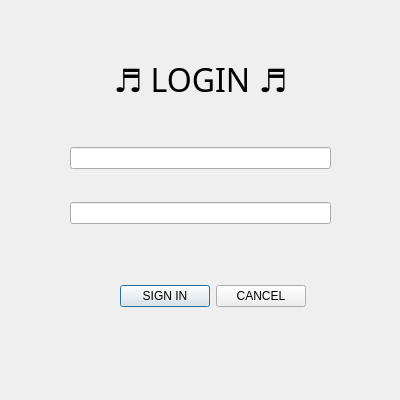
<?xml version="1.0" encoding="UTF-8"?>
<ui version="4.0">
 <class>admin_loginwidget</class>
 <widget class="QDialog" name="admin_loginwidget">
  <property name="geometry">
   <rect>
    <x>0</x>
    <y>0</y>
    <width>400</width>
    <height>400</height>
   </rect>
  </property>
  <property name="minimumSize">
   <size>
    <width>400</width>
    <height>400</height>
   </size>
  </property>
  <property name="maximumSize">
   <size>
    <width>400</width>
    <height>400</height>
   </size>
  </property>
  <property name="windowTitle">
   <string>Dialog</string>
  </property>
  <widget class="QWidget" name="verticalLayoutWidget_2">
   <property name="geometry">
    <rect>
     <x>70</x>
     <y>120</y>
     <width>261</width>
     <height>131</height>
    </rect>
   </property>
   <layout class="QVBoxLayout" name="verticalLayout_2">
    <item>
     <widget class="QLineEdit" name="idedit">
      <property name="text">
       <string/>
      </property>
     </widget>
    </item>
    <item>
     <widget class="QLineEdit" name="pwedit">
      <property name="inputMask">
       <string/>
      </property>
      <property name="text">
       <string/>
      </property>
      <property name="echoMode">
       <enum>QLineEdit::Password</enum>
      </property>
     </widget>
    </item>
   </layout>
  </widget>
  <widget class="QWidget" name="horizontalLayoutWidget">
   <property name="geometry">
    <rect>
     <x>120</x>
     <y>280</y>
     <width>186</width>
     <height>32</height>
    </rect>
   </property>
   <layout class="QHBoxLayout" name="horizontalLayout">
    <item>
     <widget class="QPushButton" name="loginbtn">
      <property name="text">
       <string>SIGN IN</string>
      </property>
     </widget>
    </item>
    <item>
     <widget class="QPushButton" name="cancelbtn">
      <property name="text">
       <string>CANCEL</string>
      </property>
     </widget>
    </item>
   </layout>
  </widget>
  <widget class="QLabel" name="label">
   <property name="geometry">
    <rect>
     <x>-100</x>
     <y>50</y>
     <width>601</width>
     <height>59</height>
    </rect>
   </property>
   <property name="font">
    <font>
     <family>08SeoulHangang</family>
     <pointsize>24</pointsize>
    </font>
   </property>
   <property name="text">
    <string>♬ LOGIN ♬</string>
   </property>
   <property name="alignment">
    <set>Qt::AlignCenter</set>
   </property>
  </widget>
 </widget>
 <resources/>
 <connections/>
</ui>
